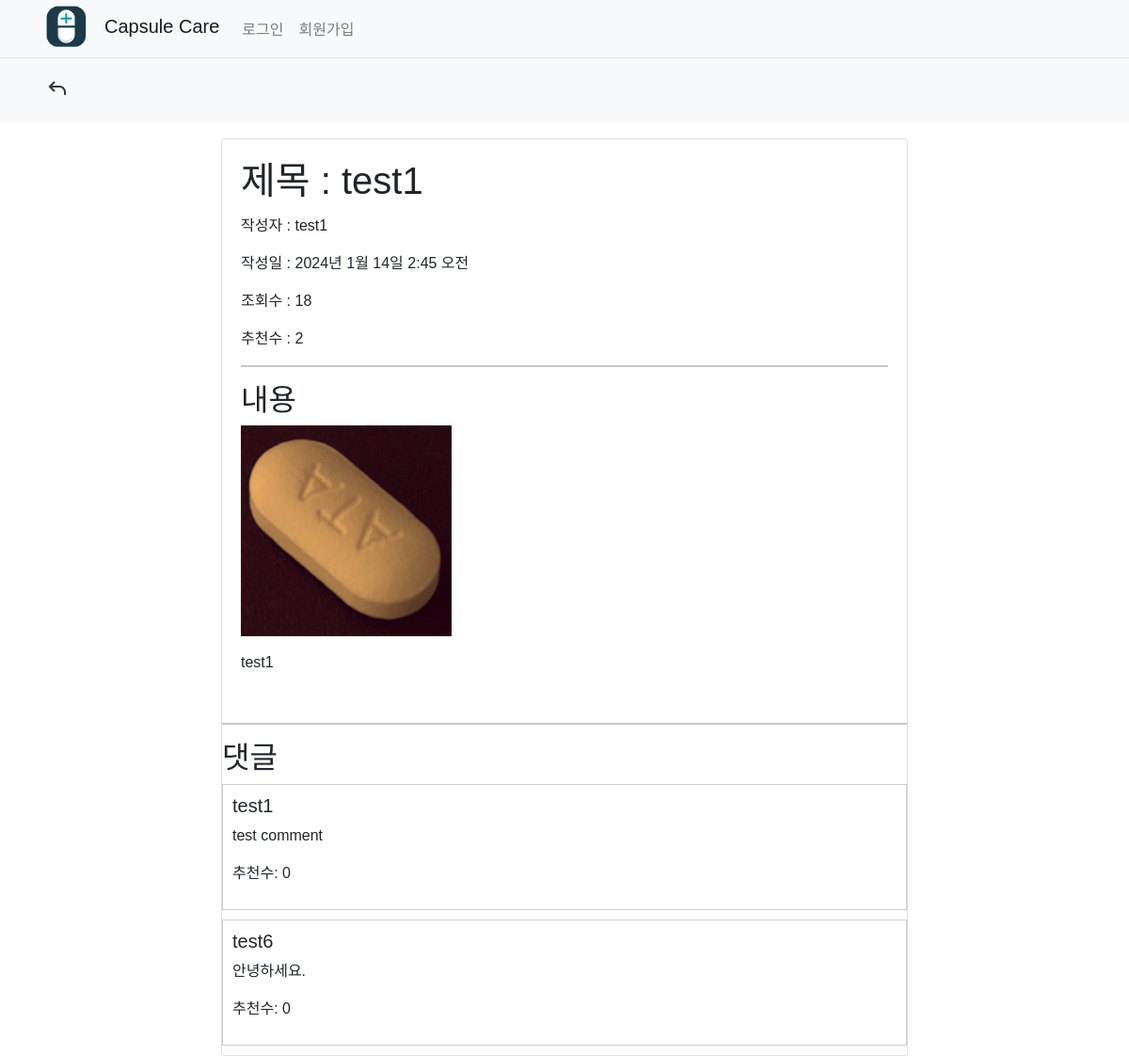
Screenshot of /forum/post/120/ with the database file from the repository.
### forum/models.py (models this page shows)
class Post(models.Model):
    CATEGORY_CHOICES = [
        ('notice', '공지사항'),
        ('free', '자유게시판'),
        ('question', '질문게시판'),
        ('review', '후기게시판'),
        ('suggestion', '건의사항'),
    ]
    title = models.CharField(max_length=200)
    content = models.TextField()
    views = models.PositiveIntegerField(default=0)
    image = models.ImageField(upload_to='forum', blank=True, null=True)
    created_at = models.DateTimeField(auto_now_add=True)
    updated_at = models.DateTimeField(auto_now=True)
    category = models.CharField(max_length=20, choices=CATEGORY_CHOICES, default='free')
    author = models.ForeignKey(User, on_delete=models.CASCADE)
    likes = models.IntegerField(default=0)
    liked_users = models.ManyToManyField(User, related_name='liked_posts', blank=True)

class Comment(models.Model):
    post = models.ForeignKey(Post, related_name='comments', on_delete=models.CASCADE)
    author = models.ForeignKey(User, on_delete=models.CASCADE)
    text = models.TextField()
    created_at = models.DateTimeField(auto_now_add=True)
    likes = models.IntegerField(default=0)
    liked_users = models.ManyToManyField(User, related_name='liked_comments', blank=True)
    def is_liked_by_user(self, user):
        return self.liked_users.filter(pk=user.pk).exists()

### forum/views.py (the view)
# urls.py: path('post/<int:pk>/', views.post_detail, name='post_detail'),
@authentication_classes([TokenAuthentication])
@permission_classes([IsAuthenticated])
def post_detail(request, pk):
    post = get_object_or_404(Post, pk=pk)
    post.views += 1
    post.save()
    comments = Comment.objects.filter(post=post)
    comments_user_has_liked = [comment.pk for comment in comments if comment.is_liked_by_user(request.user)]
    context = {
        'post': post,
        'comments_user_has_liked': comments_user_has_liked,
    }
    return render(request, 'forum/post_detail.html', context)

### templates/forum/post_detail.html (shortened to what this page needs)
{% extends "base.html" %}
{% load static %}
{% block content %}
<nav class="navbar navbar-light bg-light">
    <a class="navbar-brand" href="/forum" style="padding-left: 20px;">
        <button class="btn btn-link" style="font-family: 'NanumSquareRoundB', sans-serif;">
            <img src="{% static 'img/back.png' %}" alt="Toggle navigation" class="back-icon">
        </button>
    </a>
</nav>
<div class="container" style="font-family: 'NanumSquareRoundB', sans-serif;">
    <div class="row">
        <div class="col-xs-12 col-sm-12 col-md-8 col-lg-8 mx-auto">
            <div class="card mt-3">
                <div class="card-body">
                    <h1 class="card-title">제목 : {{ post.title }}</h1>
                    <p class="card-text">작성자 : {{ post.author.username }}</p>
                    <p class="card-text">작성일 : {{ post.created_at }}</p>
                    <p class="card-text">조회수 : {{ post.views }}</p>
                    <p class="card-text">추천수 : {{ post.liked_users.count }}</p>
                    <hr>
                    <h2 class="card-text">내용</h2>
{% if post.image %}
<div style="width: 100%; height: auto;">
    <img src="/media/forum/{{ post.image.name|slice:'6:' }}" style="max-width: 100%; height: auto;">
</div>
{% endif %}
                    <p class="card-text">{{ post.content | linebreaks }}</p>
                    </div>
                    <hr>
                        <div class="comment-section">
                            <h2>댓글</h2>
                            {% for comment in post.comments.all %}
                            <div class="comment" style="border: 1px solid #ccc; margin-bottom: 10px; padding: 10px;">
                                <div class="d-flex justify-content-between">
                                    <div>
                                        <h5 class="comment-author">{{ comment.author.username }}</h5>
                                        <p class="comment-text">{{ comment.text }}</p>
                                        <p class="comment-likes">추천수: {{ comment.likes }}</p>
                                    </div>
                                </div>
                            </div>
                            {% endfor %}
                        </div>
                </div>
            </div>
        </div>
    </div>
<link href="https://stackpath.bootstrapcdn.com/bootstrap/4.3.1/css/bootstrap.min.css" rel="stylesheet">
{% endblock %}

### templates/base.html (style rules this page uses)
.navbar-brand { margin-bottom: 5px; }
.btn-link { display: flex; flex-direction: column; justify-content: center; }
.back-icon { max-width: 35px; height: auto; }

### templates/navbar.html (style rules this page uses)
.navbar-brand { position: relative; padding-left: 80px; }

### rows the page displays
Post: title "test1", author.username "test1", created_at "2024년 1월 14일 2:45 오전", views "18", liked_users.count "2", image.name (picture), content "test1"
Comment: author.username "test1", text "test comment", likes "0"
Comment: author.username "test6", text "안녕하세요.", likes "0"
